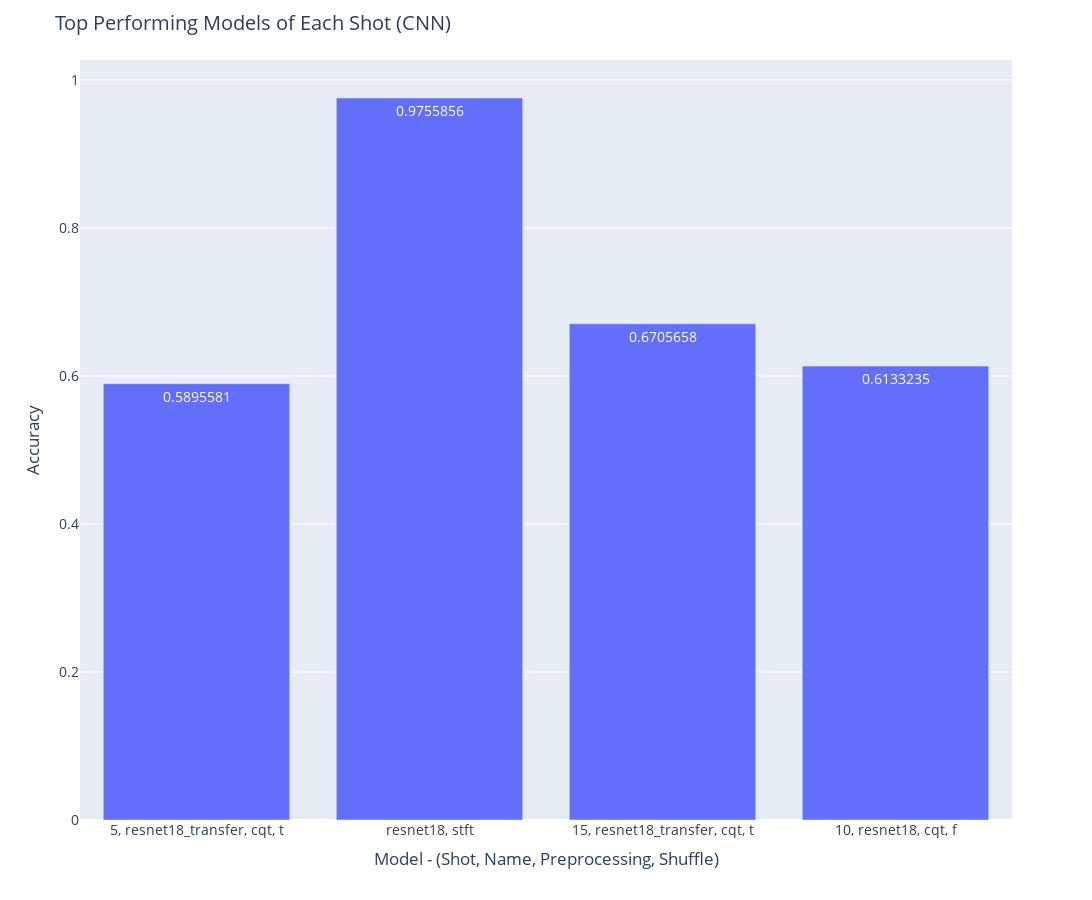

The cell this chart's notebook holds for it:
### Code cell
x = df["x_value"]
y = df["y_value"]

fig = px.bar(df, x="x_value", y="y_value", text_auto=True, width=WIDTH, height=HEIGHT)
fig.update_layout(
    title="Top Performing Models of Each Shot (CNN)",
    xaxis_title="Model - (Shot, Name, Preprocessing, Shuffle)",
    yaxis_title="Accuracy",
    font=dict(size=FONT_SIZE),
)
fig.show()
save_fig(fig, "Top Performing Models of Each Shot (CNN)")

### Figure 1 — Plotly figure (JSON) as saved in the notebook; plotly's stock layout.template omitted (floating-point values rounded to 4 significant figures)
{"data": [{"alignmentgroup": "True", "hovertemplate": "x_value=%{x}<br>y_value=%{y}<extra></extra>", "legendgroup": "", "marker": {"color": "#636efa", "pattern": {"shape": ""}}, "name": "", "offsetgroup": "", "orientation": "v", "showlegend": false, "textposition": "auto", "texttemplate": "%{y}", "type": "bar", "x": ["5, resnet18_transfer, cqt, t", "resnet18, stft", "15, resnet18_transfer, cqt, t", "10, resnet18, cqt, f"], "xaxis": "x", "y": [0.5896, 0.9756, 0.6706, 0.6133], "yaxis": "y"}], "layout": {"barmode": "relative", "font": {"size": 14}, "height": 900, "legend": {"tracegroupgap": 0}, "margin": {"t": 60}, "title": {"text": "Top Performing Models of Each Shot (CNN)"}, "width": 1200, "xaxis": {"anchor": "y", "domain": [0, 1], "title": {"text": "Model - (Shot, Name, Preprocessing, Shuffle)"}}, "yaxis": {"anchor": "x", "domain": [0, 1], "title": {"text": "Accuracy"}}}}
